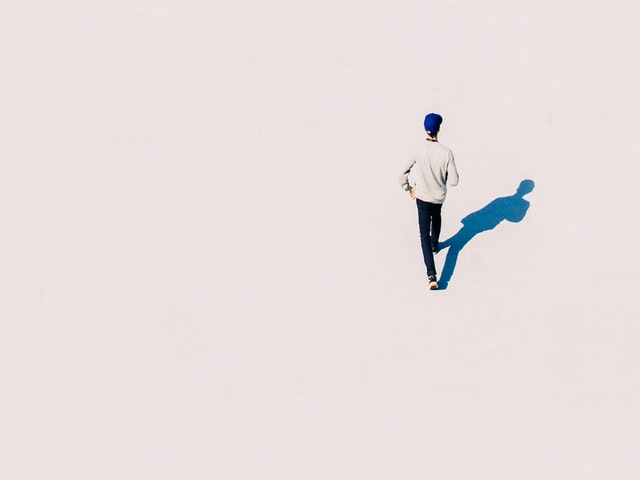
#> input picture python_opencv_project/14_15_16_17_18_OpenCV_uygulamalar/test_images/body.jpg, 640 x 480 px, given in place of the camera
$ python hsv_nesne_saptama_webcam.py
#> lines starting #> are read from the running program, lines starting #| are printed output that depends on the picture; after the words box and inside, x2 and y2 are one past the last pixel; in counts of white or black regions, pixels touching at a corner belong together
import cv2
import numpy as np

def nothing(x):#trackbarlar için gerekli boş fonksiyon
    pass

cap=cv2.VideoCapture(0)#videoyu webcamden aldık
cv2.namedWindow("Trackbar")#tracbar penceresi açıldı
#trackbarları oluşturduk
cv2.createTrackbar("LH","Trackbar",0,179,nothing)
#> slider 'LH' is set to 35
cv2.createTrackbar("LS","Trackbar",0,255,nothing)
#> slider 'LS' is set to 51
cv2.createTrackbar("LV","Trackbar",0,255,nothing)
#> slider 'LV' is set to 51
cv2.createTrackbar("UH","Trackbar",0,179,nothing)
#> slider 'UH' is set to 179
cv2.createTrackbar("US","Trackbar",0,255,nothing)
#> slider 'US' is set to 255
cv2.createTrackbar("UV","Trackbar",0,255,nothing)
#> slider 'UV' is set to 255

while 1:
    _,frame=cap.read()
#> frame is the input picture: shape (480, 640, 3); mean B, G, R 224.1, 225, 232.8
    frame=cv2.flip(frame,1)#görüntüyü ters çeviridi
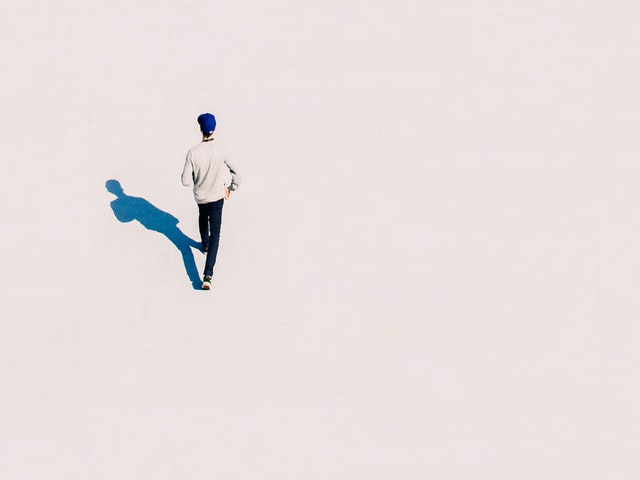
#> frame: shape (480, 640, 3); mean B, G, R 224.1, 225, 232.8
    frame=cv2.resize(frame,(400,300))#boyutlandırdık
#> frame: shape (300, 400, 3)
    hsv=cv2.cvtColor(frame,cv2.COLOR_BGR2HSV)
#> hsv: shape (300, 400, 3); mean H, S, V 25.2, 13.8, 234
    #trackbarlardan değerleri çektik
    lh=cv2.getTrackbarPos("LH","Trackbar")
    ls=cv2.getTrackbarPos("LS","Trackbar")
    lv=cv2.getTrackbarPos("LV","Trackbar")
    uh=cv2.getTrackbarPos("UH","Trackbar")
    us=cv2.getTrackbarPos("US","Trackbar")
    uv=cv2.getTrackbarPos("UV","Trackbar")
    #sınır değerleri dizilerde tuttuk
    lower_blue=np.array([lh,ls,lv])
    upper_blue=np.array([uh,us,uv])
    #maske uyguladık
    mask=cv2.inRange(hsv,lower_blue,upper_blue)
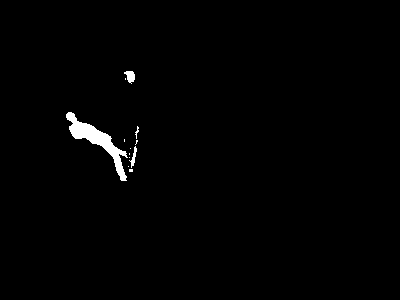
#> mask: shape (300, 400); 1% white; 12 white regions (8 under 20 px), largest, box (x1, y1, x2, y2) and area: (66, 112, 128, 181) 1038, (124, 71, 135, 84) 91, (129, 146, 137, 168) 63, (135, 126, 139, 139) 21
    #uyguladığımız maskede renklerin gözükmesi için bitwise işlemi uyguladık
    bitwise=cv2.bitwise_and(frame,frame,mask=mask)

    cv2.imshow("frame",frame)
    cv2.imshow("mask",mask)
    cv2.imshow("bitwise",bitwise)

    if cv2.waitKey(20) & 0xFF ==ord('q'):#video bittikçe kapanacak tekrar çalıştırın
#> (key q is pressed here)
        break

cap.release()
cv2.destroyAllWindows()
